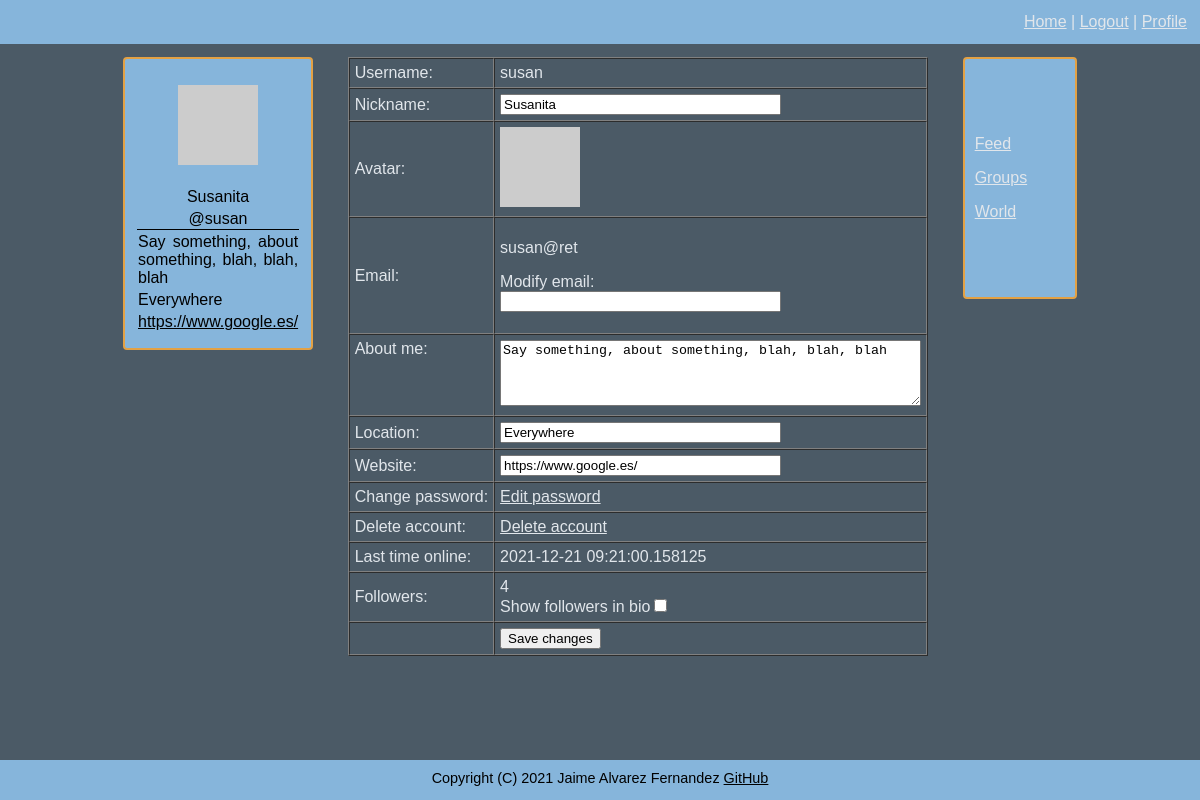
Before: /profile (signed in) with the older database file.
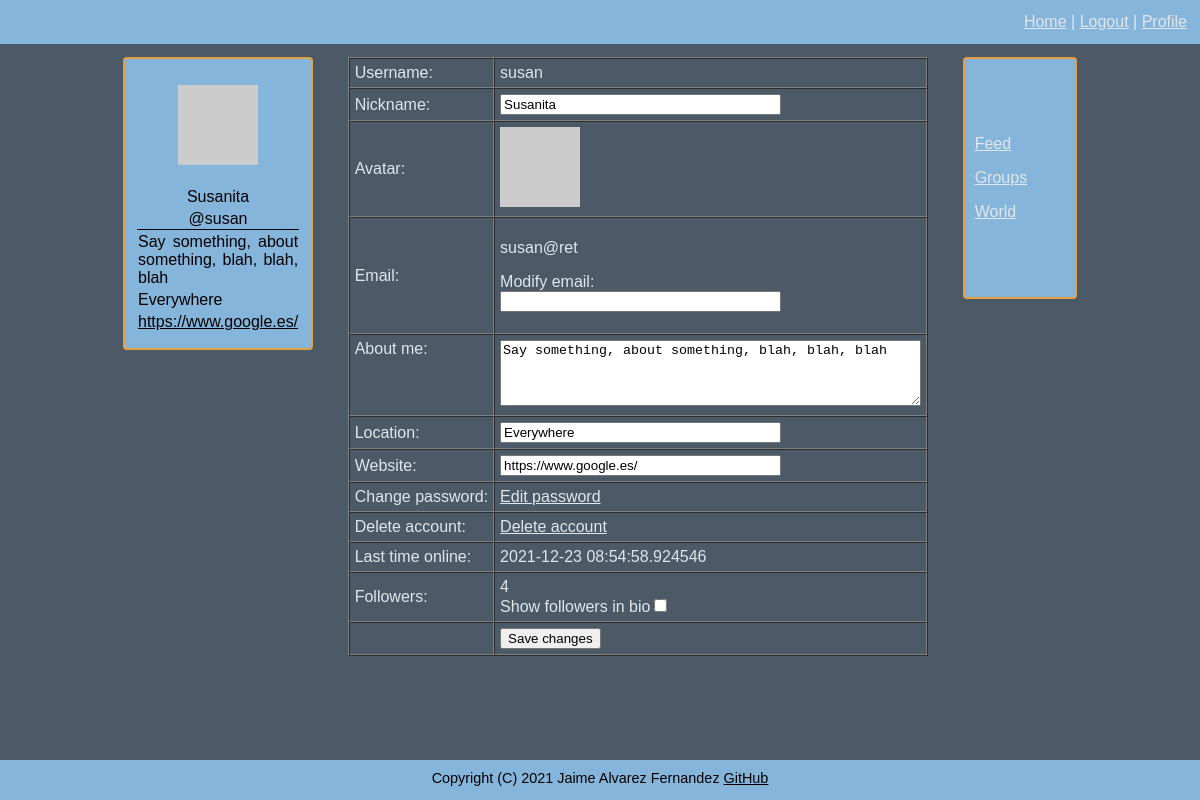
After: the same page with the newer database file.
### connect/models.py (models this page shows, shortened)
class User(UserMixin, db.Model):
    id = db.Column(db.Integer, primary_key=True)
    username = db.Column(db.String(64), index=True, unique=True)
    email = db.Column(db.String(120), index=True, unique=True)
    nickname = db.Column(db.String(64))
    password = db.Column(db.String(128))
    about_me = db.Column(db.String(140))
    location = db.Column(db.String(64))
    website = db.Column(db.String(120))
    last_seen = db.Column(db.DateTime, default=datetime.datetime.utcnow)
    follower_bio = db.Column(db.Boolean, default=False)
    posts = db.relationship('Posts', backref='author', lazy='dynamic')
    reply = db.relationship('Reply', backref='author', lazy='dynamic')
    followed = db.relationship('User',
                               secondary=followers,
                               primaryjoin=(followers.c.follower_id == id),
                               secondaryjoin=(followers.c.followed_id == id),
                               backref=db.backref('followers', lazy='dynamic'), lazy='dynamic')
    starred = db.relationship('Posts',
                              secondary=stars,
                              backref=db.backref('awarded_stars', lazy='dynamic'), lazy='dynamic')
    starred_reply = db.relationship('Reply',
                                    secondary=stars_reply,
                                    backref=db.backref('awarded_stars_reply', lazy='dynamic'), lazy='dynamic')
    def avatar(self, size):
        digest = md5(self.email.lower().encode('utf-8')).hexdigest()
        return f'https://www.gravatar.com/avatar/{digest}?d=identicon&s={size}'

### connect/routing.py (the view)
@app.route('/profile', methods=['GET', 'POST'])
@flask_login.login_required
def profile():
    form = forms.EditProfileForm()
    if form.validate_on_submit():
        if form.user_email.data != '':
            flask_login.current_user.email = form.user_email.data
        flask_login.current_user.about_me = form.about_me.data
        flask_login.current_user.location = form.location.data
        flask_login.current_user.website = form.website.data
        flask_login.current_user.nickname = form.nickname.data
        flask_login.current_user.follower_bio = form.followers.data
        db.session.commit()
        flask.flash('Your changes have been saved.')
        return flask.redirect(flask.url_for('profile'))
    elif flask.request.method == 'GET':
        form.user_email.data = ''
        form.nickname.data = flask_login.current_user.nickname
        form.about_me.data = flask_login.current_user.about_me
        form.website.data = flask_login.current_user.website
        form.location.data = flask_login.current_user.location
        form.followers.data = flask_login.current_user.follower_bio
    return flask.render_template('profile.html', user=flask_login.current_user, form=form, title='Profile')

### connect/forms.py (shortened to what this page needs)
class EditProfileForm(FlaskForm):
    user_email = wtforms.StringField('Email', validators=[validators.Optional(),
                                                          validators.Regexp(r'^[a-zA-Z0-9_.]+@[a-zA-Z0-9_.]+$',
                                                                            message='Please enter a valid email')])
    about_me = wtforms.TextAreaField('About me', validators=[validators.Length(min=0, max=140)])
    nickname = wtforms.StringField('Nickname', validators=[validators.Length(min=0, max=25)])
    submit = wtforms.SubmitField('Save changes')
    location = wtforms.StringField('Location', validators=[validators.Optional()])
    website = wtforms.StringField('Website', validators=[validators.Optional()])
    followers = wtforms.BooleanField('Show followers in bio')

### connect/models.py (called while the page is built)
@login.user_loader
def load_user(user_id):
    return User.query.get(int(user_id))

### connect/routing.py (called while the page is built)
@app.before_request
def before_request():
    if flask_login.current_user.is_authenticated:
        flask_login.current_user.last_seen = datetime.datetime.utcnow()
        db.session.commit()

### connect/templates/profile.html (shortened to what this page needs)
{% extends "general_template.html" %}
{% block content %}
<div id="profile">
        <form action="" method="post" novalidate>
            <table cellspacing="0" cellpadding="5" border="1">
                <tr>
                    <td>Username:</td>
                    <td>{{ user.username }}</td>
                </tr>
                <tr>
                    <td>{{ form.nickname.label }}:</td>
                    <td>
                        {{ form.nickname(size=32, autocomplete=off) }}<br>
                    </td>
                </tr>
                <tr>
                    <td>Avatar:</td>
                    <td><img src="{{ user.avatar(80) }}"></td>
                </tr>
                <tr>
                    <td>{{ form.user_email.label }}:</td>
                    <td>
                        <p>
                            {{ user.email }}
                        </p>
                        <p>
                            Modify email:<br>
                            {{ form.user_email(size=32, autocomplete=off) }}<br>
                        </p>
                    </td>
                </tr>
                <tr>
                    <td valign="top">{{ form.about_me.label }}:</td>
                    <td>
                        {{ form.about_me(cols=50, rows=4) }}<br>
                    </td>
                </tr>
                <tr>
                    <td>
                        {{ form.location.label }}:
                    </td>
                    <td>
                        {{ form.location(size=32) }}<br>
                    </td>
                </tr>
                <tr>
                    <td>
                        {{ form.website.label }}:
                    </td>
                    <td>
                        {{ form.website(size=32) }}<br>
                    </td>
                </tr>
                <tr valign="top">
                    <td>Change password:</td>
                    <td>
                         <a href="{{url_for('change_password')}}">Edit password</a>
                    </td>
                </tr>
                <tr>
                    <td>Delete account:</td>
                    <td>
                        <a href="{{ url_for('delete_account') }}">Delete account</a>
                    </td>
                </tr>
                <tr>
                    <td>Last time online:</td>
                    <td>{% if user.last_seen %}{{ user.last_seen }}{% endif %}</td>
                </tr>
                <tr>
                    <td>Followers:</td>
                    <td>{{ current_user.followers.count() }}<br>
                        {{ form.followers.label }}{{ form.followers() }}
                    </td>
                </tr>
                <tr>
                    <td></td>
                    <td>{{ form.submit() }}</td>
                </tr>
            </table>
        </form>
    </div>
{% endblock %}

### connect/templates/general_template.html (shortened to what this page needs)
<!DOCTYPE html>
<html lang="en">
<head>
    <link href="{{ url_for('static', filename='css/style.css') }}" rel="stylesheet" type="text/css" />
</head>
<body>
<header>
    <table width="100%">
        <tr>
            <td>
            </td>
            <td>
                <nav id="global_links">
                <a href="{{ url_for('index') }}">Home</a> |
                {% if current_user.is_anonymous %}
                <a href="{{ url_for('login') }}">Login</a> |
                <a href="{{ url_for('sign_in') }}">Register</a>
                {% else %}
                <a href="{{ url_for('logout') }}">Logout</a> |
                <a href="{{ url_for('profile') }}">Profile</a>
                {% endif %}
                </nav>
            </td>
        </tr>
    </table>
</header>
<div id="main_table">
    <table border="0" width="100%">
        <tr>
            <td width="10%" valign="top">
                {% if current_user.is_authenticated %}
                <div id="left_side">
                    {% include 'sub_templates/_profile.html' %}
                </div>
                {% endif %}
            </td>
            <td width="70%" align="center" valign="top">
                {% block content %}{% endblock %}
            </td>
            <td width="13%" valign="top">
                {% if current_user.is_authenticated %}
                <div id="right_side">
                    {% include 'sub_templates/_links.html' %}
                </div>
                {% endif %}
            </td>
        </tr>
    </table>
</div>
<footer>
    Copyright (C) 2021 Jaime Alvarez Fernandez
    <a href="https://github.com/Jaime-alv">GitHub</a>
</footer>
</body>
</html>

### connect/templates/sub_templates/_profile.html (shortened to what this page needs)
{% if user and user != current_user %}
    <p>
        <img src="{{ user.avatar(128) }}">
    </p>
    <table width="100%">
        <tr>
            <td>
                {% if user.nickname is not none %}
                {{ user.nickname }}
                {% endif %}
            </td>
        </tr>
        <tr>
            <td class="bottom_line">
                @{{ user.username }}
            </td>
        </tr>
        <tr>
            <td>
                {% if not current_user.is_following(user) %}
                <form method="post" action="{{ url_for('follow', username=user.username, url=request.endpoint) }}">
                    {{ e_form.hidden_tag() }}
                    {{ e_form.submit(value='Follow') }}
                </form>
                {% else %}
                <form method="post" action="{{ url_for('unfollow', username=user.username, url=request.endpoint) }}">
                    {{ e_form.hidden_tag() }}
                    {{ e_form.submit(value='Unfollow') }}
                </form>
                {% endif %}
            </td>
        </tr>
        <tr>
            <td class="justify_text">
                {% if user.about_me is not none %}
                    {{ user.about_me }}
                {% endif %}
            </td>
        </tr>
        <tr>
            <td>
                {% if user.location is not none %}
                    {{ user.location }}
                {% endif %}
            </td>
        </tr>
        <tr>
            <td>
                {% if user.website is not none %}
                    <a href="{{ current_user.website }}">{{ current_user.website }}</a>
                {% endif %}
            </td>
        </tr>
        <tr>
            <td>
                {% if user.follower_bio %}
                Followers: {{ current_user.followers.count() }}
                {% endif %}
            </td>
        </tr>
    </table>
{% else %}
    <p>
        <img src="{{ current_user.avatar(128) }}">
    </p>
    <table width="100%">
        <tr>
            <td>
                {% if current_user.nickname is not none %}
                {{ current_user.nickname }}
                {% endif %}
            </td>
        </tr>
        <tr>
            <td class="bottom_line">
                @{{ current_user.username }}
            </td>
        </tr>
        <tr>
            <td class="justify_text">
                {% if current_user.about_me is not none %}
                    {{ current_user.about_me }}
                {% endif %}
            </td>
        </tr>
        <tr>
            <td class="justify_text">
                {% if current_user.location is not none %}
                    {{ current_user.location }}
                {% endif %}
            </td>
        </tr>
        <tr>
            <td class="justify_text">
                {% if current_user.website is not none %}
                    <a href="{{ current_user.website }}">{{ current_user.website }}</a>
                {% endif %}
            </td>
        </tr>
        <tr>
            <td>
            </td>
        </tr>
    </table>
{% endif %}

### connect/templates/sub_templates/_links.html
<nav class="justify_text" style="padding:10px;">
    <p>
        <a href="{{ url_for('followed') }}">Feed</a>
    </p>
    <p>
        <a href="groups">Groups</a>
    </p>
    <p>
        <a href="messages">World</a>
    </p>
</nav>

### connect/static/css/style.css (style rules this page uses)
body { font-family: Arial; background: #4b5a66; color: #e1e6eb; min-height: 100vh; margin: 0; }
a { color: inherit; }
footer { min-height:20px; background:PapayaWhip; color: black; font-size:90%; text-align:center; padding:10px; background: #86b5db; }
header { font-size: 100%; background: #86b5db; padding:10px; }
#global_links { text-align:right; padding: 0px; }
#main_table { margin: 10px 10% 0px 10%; }
#right_side { margin: 0px 0px 0px 0%; align: right; font-size: 100%; text-align: center; border: 2px solid #e3a144; border-radius: 4px; background: #86b5db; padding: 50px 0px 50px 0px; }
#left_side { border: 2px solid #e3a144; text-align: center; border-radius: 4px; background: #86b5db; color: black; padding: 10px; }
.bottom_line { border: solid; border-width: 0px 0 1px 0; }
.justify_text { text-align: justify; text-justify: inter-word; }
body { display:flex; flex-direction:column; }
footer { margin-top:auto; }

Changed rows visible on the page:
changed User "Susanita": last_seen "2021-12-21 09:21:00.158125" → "2021-12-23 08:54:58.924546"
